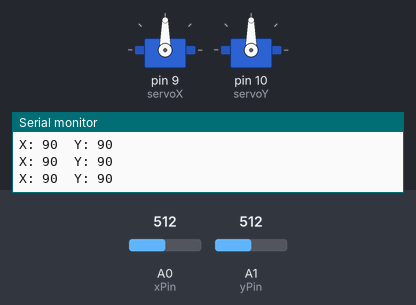
Simulated run of this sketch. Board: Arduino Uno, built with avr-gcc and run on an emulated ATmega328P. Parts: 2 × servo, the last lines printed to the serial monitor. Inputs (shaded band) come from the test bench; at power-on: A0 (xPin) = 512, A1 (yPin) = 512.

Above: at 1.2 s.
1.3 s: A0 (xPin) set to 551
At 2.7 s:
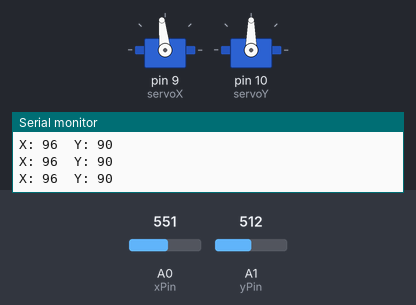
4.3 s: A0 (xPin) set to 583
At 4.8 s:
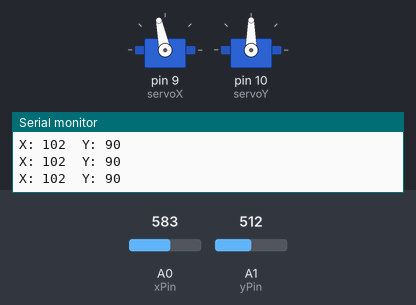
5.8 s: A1 (yPin) set to 551
At 7.3 s:
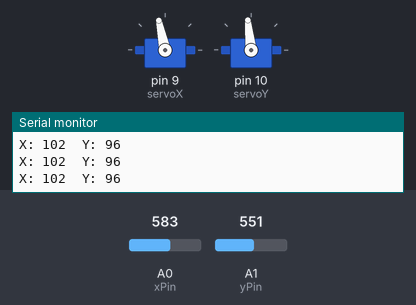
8.8 s: A1 (yPin) set to 584
At 9.7 s:
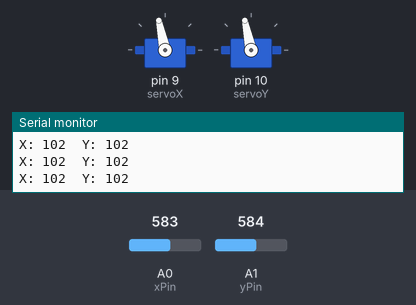
10.3 s: A0 (xPin) set to 511
At 10.7 s:
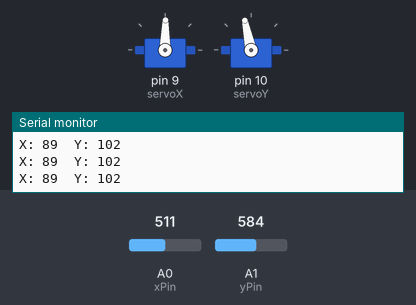
11.8 s: A1 (yPin) set to 306
At 13.1 s:
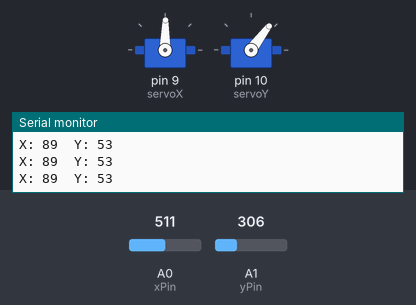
Timing chart, 0 to 14.3 s (numbered marks = the images above; inputs shaded):
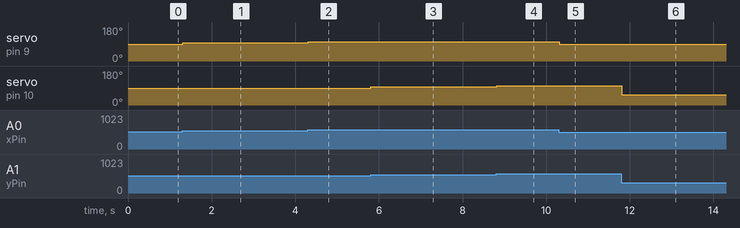

The sketch:

Joystick_Two_ServoMotor.ino
```cpp
#include <Servo.h>

Servo servoX;
Servo servoY;

int xPin = A0;
int yPin = A1;

void setup() {
  servoX.attach(9);
  servoY.attach(10);

  servoX.write(90);  // Center position
  servoY.write(90);

  Serial.begin(9600);
}

void loop() {
  int xValue = analogRead(xPin);
  int yValue = analogRead(yPin);

  int angleX = map(xValue, 0, 1023, 0, 180);
  int angleY = map(yValue, 0, 1023, 0, 180);

  servoX.write(angleX);
  servoY.write(angleY);

  Serial.print("X: ");
  Serial.print(angleX);
  Serial.print("  Y: ");
  Serial.println(angleY);

  delay(15);
}
```

Measured:
- after the input at 1.3 s, servo on pin 9 (servoX): 90° → 96° at once
- after the input at 4.3 s, servo on pin 9 (servoX): 96° → 102° at once
- after the input at 5.8 s, servo on pin 10 (servoY): 90° → 96° at once
- after the input at 8.8 s, servo on pin 10 (servoY): 96° → 102° at once
- after the input at 10.3 s, servo on pin 9 (servoX): 102° → 89° at once
- after the input at 11.8 s, servo on pin 10 (servoY): 102° → 53° at once
